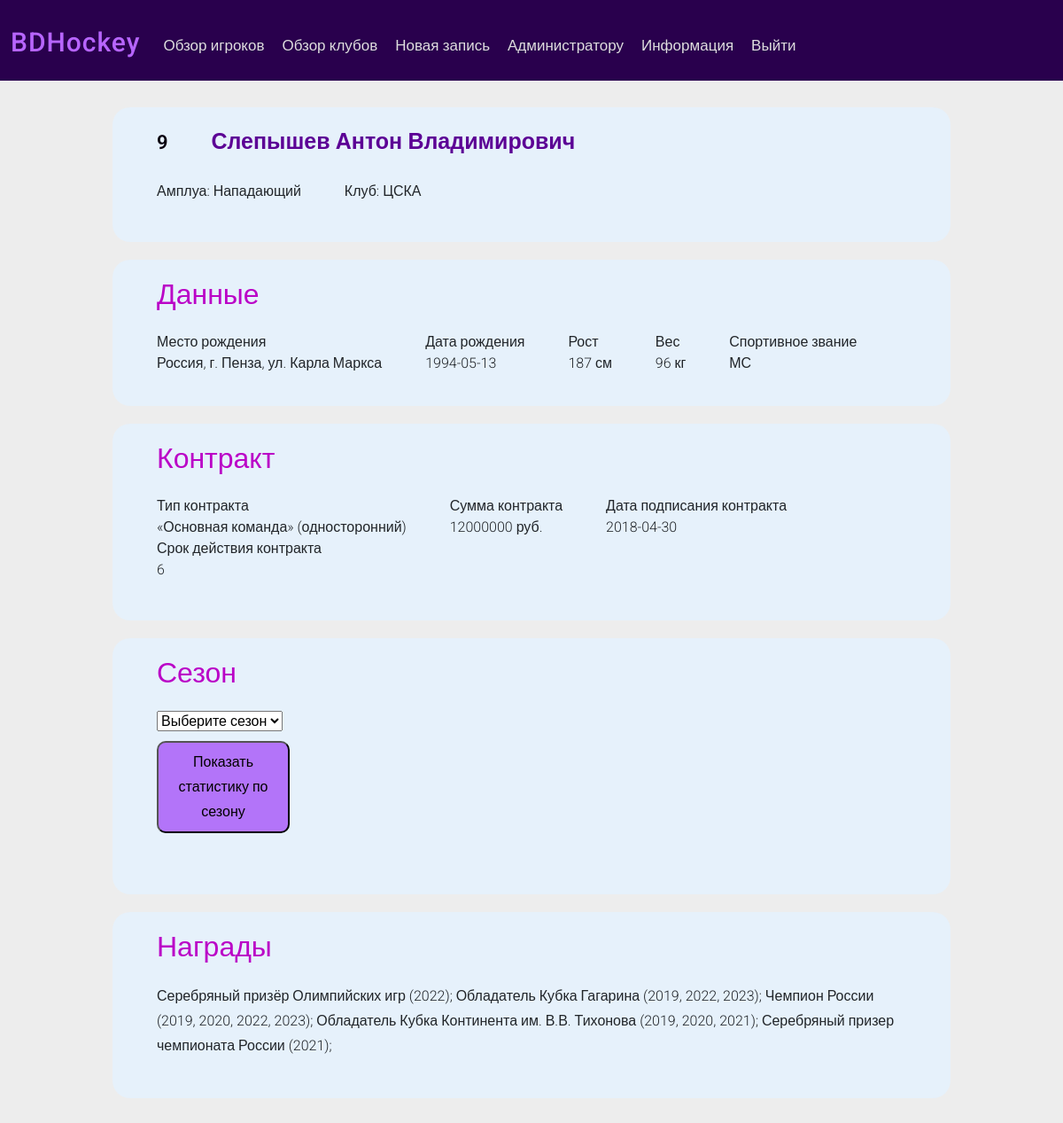
The page /obzor_igroka.php?id=52 on the database its author committed.
### tables this page shows
CREATE TABLE `hockey_player` (
  `id` int(11) NOT NULL,
  `id_place_of_birth` int(11) NOT NULL,
  `surname` varchar(255) NOT NULL,
  `name` varchar(255) NOT NULL,
  `patronymic` varchar(255) NOT NULL,
  `date_of_birth` date NOT NULL,
  `height` int(11) NOT NULL,
  `weight` int(11) NOT NULL,
  `role` varchar(255) NOT NULL,
  `number` int(11) NOT NULL,
  `sports_category` varchar(255) NOT NULL
);

CREATE TABLE `region_of_birth` (
  `id` int(11) NOT NULL,
  `name_region` varchar(255) NOT NULL
);

CREATE TABLE `city_of_birth` (
  `id` int(11) NOT NULL,
  `id_region` int(11) NOT NULL,
  `name_city` varchar(255) NOT NULL
);

CREATE TABLE `place_of_birth` (
  `id` int(11) NOT NULL,
  `id_city` int(11) NOT NULL,
  `street` varchar(255) NOT NULL
);

### obzor_igroka.php (the view, shortened to what this page needs)
<?php
require_once 'connect.php';
$igrok_id = $_GET['id'];
$igrok = mysqli_query($connect, "SELECT DISTINCT `surname`, `name`, `patronymic`, `date_of_birth`, `height`, `weight`, `role`, `number`, `sports_category`, `name_region`, `name_city`, `street`, `type_of_contract`, `contraCt_amount`, `date_of_signing`, `contract_duration`, `season_years`, `number_of_games`, `number_of_goals`, `number_of_assists`, `number_of_points`, `reward`, `name_h` FROM `hockey_player`, `region_of_birth`, `city_of_birth`, `place_of_birth`, `contract`, `season`, `player_statistics`, `player_reward`, `hockey_club` WHERE hockey_player.id_place_of_birth = place_of_birth.id AND place_of_birth.id_city = city_of_birth.id AND city_of_birth.id_region = region_of_birth.id AND contract.id_player = hockey_player.id AND hockey_player.id = player_statistics.id_hockey_player AND player_statistics.id_season = season.id AND player_statistics.id = player_reward.id_player_statistics AND hockey_player.id = '$igrok_id' AND contract.id_player AND hockey_club.id = contract.id_hockey_club");
$igrok = mysqli_fetch_all($igrok);
?>
<!DOCTYPE html>
<html lang="en">
<head>
    <link href="https://cdn.jsdelivr.net/npm/bootstrap@5.1.3/dist/css/bootstrap.min.css" rel="stylesheet"
>
    <link rel="stylesheet" href="style\mainS.css">
</head>
<body>
    <div class="navbar navbar-expand-lg navbar-light bg-light">
        <div class="container-fluid navbar navbar-inverse">
            <a class="navbar-brand" href="\Project\admin_interface.php">BDHockey</a>
            <div class="collapse navbar-collapse" id="navbarNavAltMarkup">
                <div class="navbar-nav">
                    <a href="view_admin.php">Обзор игроков</a>
                    <a href="\Project\hc\view_club_admin.php">Обзор
                        клубов</a>
                    <a href="new_zapisy_adm.php">Новая запись</a>
                    <a href="\Project\adminu.html">Администратору</a>
                    <a href="\Project\info.html">Информация</a>
                    <a id="logg" href="logout.php">Выйти</a>
                </div>
            </div>
        </div>
    </div>
    <div class="container-fluid">
        <?php
        foreach ($igrok as $itemi) {
            ?>
            <div class="obzor">
                <div>
                    <ul>
                        <li id="num">
                            <?= $itemi[7] ?>
                        </li>
                        <li id="FIO">
                            <?= $itemi[0] ?>
                            <?= $itemi[1] ?>
                            <?= $itemi[2] ?>
                        </li>
                        <p>
                            <li>Амплуа:
                                <?= $itemi[6] ?>
                            </li>
                            <li>Клуб:
                                <?= $itemi[22] ?>
                            </li>
                        </p>
                    </ul>
                </div>
                <div>
                    <h2>Данные</h2>
                    <ul>
                        <li>Место рождения<br>
                            <?= $itemi[9] ?>,
                            г.
                            <?= $itemi[10] ?>,
                            ул.
                            <?= $itemi[11] ?>
                        </li>
                        <li>Дата рождения<br>
                            <?= $itemi[3] ?>
                        </li>
                        <li>Рост<br>
                            <?= $itemi[4] ?> см
                        </li>
                        <li>Вес<br>
                            <?= $itemi[5] ?> кг
                        </li>
                        <li>Спортивное звание<br>
                            <?= $itemi[8] ?>
                        </li>
                    </ul>
                </div>
                <div>
                    <h2>Контракт</h2>
                    <ul>
                        <li>Тип контракта<br>
                            <?= $itemi[12] ?>
                        </li>
                        <li>Сумма контракта<br>
                            <?= $itemi[13] ?> руб.
                        </li>
                        <li>Дата подписания контракта<br>
                            <?= $itemi[14] ?>
                        </li>
                        <li>Срок действия контракта<br>
                            <?= $itemi[15] ?>
                        </li>
                    </ul>
                </div>
                <div>
                    <h2>Сезон</h2>
                    <ul>
                        <li>
                            <form action="season_info.php" method="post">
                                <select name="season_years">
                                    <option value="">Выберите сезон</option>
                                </select>
                                <p><button class="bttn_search" type="submit">Показать статистику по сезону</button></p>
                            </form>
                        </li>
                    </ul>
                </div>
                <div>
                    <h2>Награды</h2>
                    <p>
                        <?= $itemi[21] ?>
                    </p>
                </div>
            </div>
        </div>
        <?php
        }
        ?>
</body>
</html>

### style/mainS.css (style rules this page uses)
body { background-color: rgb(237, 237, 237); font-family: 'Roboto', sans-serif; font-weight: 300; font-size: 16px; margin-bottom: 40px; }
h1, h2, h3, h4, h5, h6 { font-family: 'Raleway', sans-serif; font-weight: 400; color: rgb(0, 0, 49); }
p { line-height: 28px; margin-bottom: 25px; }
.bg-light { background-color: rgb(41, 0, 77) !important; color: rgb(255, 255, 255); }
.navbar { font-weight: 500; font-size: 17px; padding-top: 10px; }
.navbar-inverse { background: rgb(41, 0, 77); }
.navbar .navbar-brand { color: rgb(183, 101, 255); font-weight: 500; font-size: 30px; letter-spacing: 1px; }
.navbar .navbar-nav>a { padding-top: 9px; padding-left: 10px; padding-right: 10px; text-decoration: none; color: rgb(222, 222, 222); }
.obzor { display: flex; flex-direction: column; justify-content: center; margin-top: 20px; padding-left: 15px; padding-right: 15px; }
.obzor>div { padding: 20px 50px; margin: 10px 100px; align-content: center; background-color: rgb(230, 241, 251); border-radius: 20px; }
.obzor>div>h2 { padding-bottom: 15px; color: rgb(186, 3, 199); }
ul { padding-left: 0px; }
li { display: inline-block; margin-right: 45px; }
#FIO { font-size: 25px; font-weight: 600; color: rgb(92, 0, 149); }
#num { font-size: 22px; font-weight: 600; color: rgb(9, 0, 15); }
.bttn_search { margin-top: 10px; border-radius: 10px; text-align: center; margin-bottom: 8px; width: 150px; background-color: rgba(147, 39, 249, 0.612); padding: 8px 15px 8px 15px; }
select option:checked { background-color: #8200a9; color: #fff; }

### rows shown on the page
hockey_player: number "9", surname "Слепышев", name "Антон", patronymic "Владимирович", role "Нападающий", itemi "ЦСКА", region_of_birth.name_region "Россия", city_of_birth.name_city "Пенза", id_place_of_birth.street "Карла Маркса", date_of_birth "1994-05-13", height "187", weight "96", sports_category "МС", itemi "«Основная команда» (односторонний)", itemi "12000000", itemi "2018-04-30", itemi "6", itemi "Серебряный призёр Олимпийских игр (2022); Обладатель Кубка Гагарина (2019, 2022, 2023); Чемпион России (2019, 2020, 2022, 2023); Обладатель Кубка Континента им. В.В. Тихонова (2019, 2020, 2021); Серебряный призер чемпионата России (2021);"
